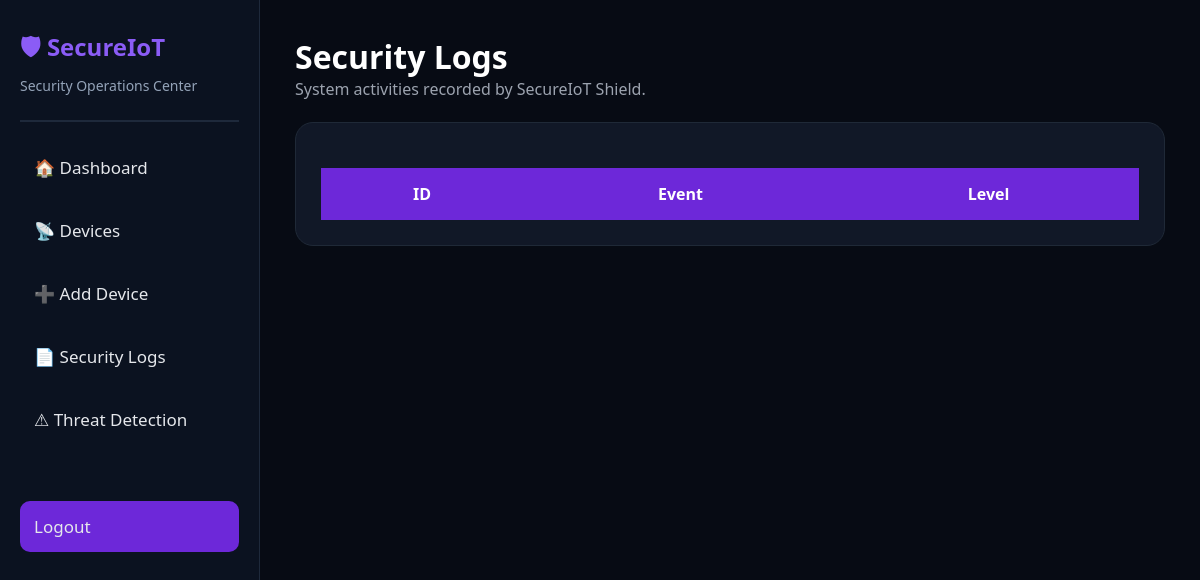
The page /security_logs (signed in) on the database as committed earlier.
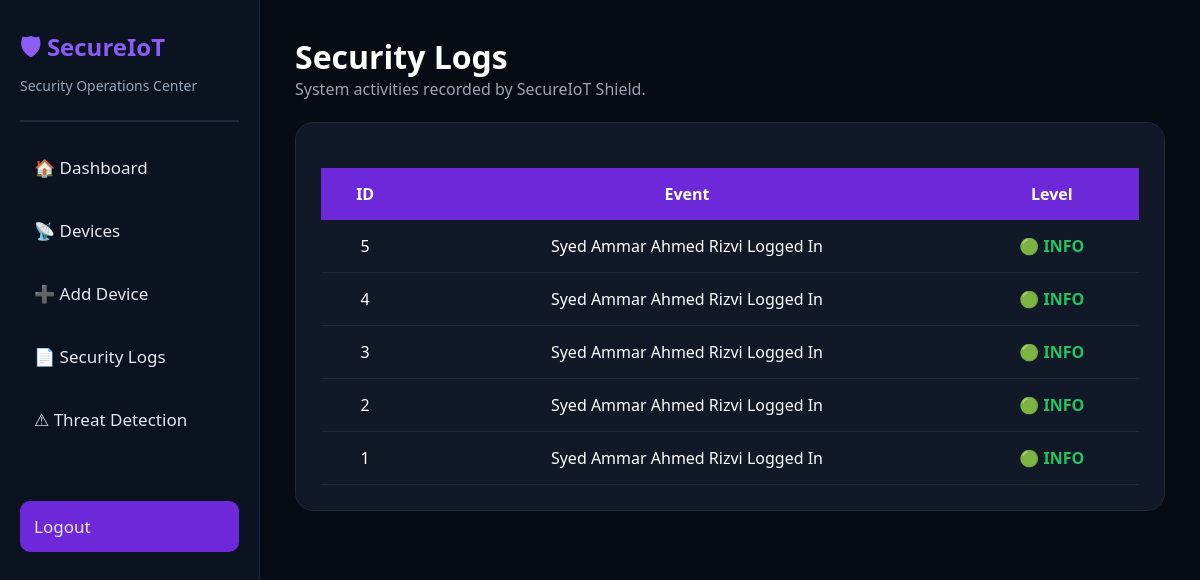
The same page on the database as committed later.
### app.py (models this page shows)
class SecurityLog(db.Model):
    id = db.Column(db.Integer, primary_key=True)
    event = db.Column(db.String(200))
    level = db.Column(db.String(50))

### app.py (the view)
@app.route("/security_logs")
def security_logs():
    if "user" not in session:
        return redirect("/login")
    logs = SecurityLog.query.order_by(SecurityLog.id.desc()).all()
    return render_template(
        "security_logs.html",
        logs=logs
    )

### templates/security_logs.html (shortened to what this page needs)
<!DOCTYPE html>
<html>
<head>
<link rel="stylesheet"
href="{{ url_for('static',filename='style.css') }}">
</head>
<body>
<div class="dashboard">
<div class="sidebar">
<h2>🛡 SecureIoT</h2>
<p>Security Operations Center</p>
<hr>
<a href="/dashboard">🏠 Dashboard</a>
<a href="/devices">📡 Devices</a>
<a href="/add_device">➕ Add Device</a>
<a href="/security_logs">📄 Security Logs</a>
<a href="/threat_detection">⚠ Threat Detection</a>
<br><br>
<a href="/logout" class="btn">Logout</a>
</div>
<div class="main">
<h1>Security Logs</h1>
<p style="color:#9CA3AF;">
System activities recorded by SecureIoT Shield.
</p>
<br>
<div class="card">
<table>
<tr>
<th>ID</th>
<th>Event</th>
<th>Level</th>
</tr>
{% for log in logs %}
<tr>
<td>{{ log.id }}</td>
<td>{{ log.event }}</td>
<td>
{% if log.level=="INFO" %}
<span style="color:#22C55E;font-weight:bold;">
🟢 INFO
</span>
{% elif log.level=="WARNING" %}
<span style="color:#000000;background:#FACC15;padding:4px 10px;border-radius:6px;font-weight:bold;">
⚠ WARNING
</span>
{% else %}
<span style="color:#EF4444;font-weight:bold;">
🔴 ALERT
</span>
{% endif %}
</td>
</tr>
{% endfor %}
</table>
</div>
</div>
</div>
</body>
</html>

### static/style.css (style rules this page uses)
* { margin:0; padding:0; box-sizing:border-box; font-family:Segoe UI,sans-serif; }
body { background:#070B14; color:white; }
.dashboard { display:flex; min-height:100vh; }
.sidebar { width:260px; background:#0B1220; border-right:1px solid #1E293B; padding:30px 20px; }
.sidebar h2 { color:#8B5CF6; margin-bottom:5px; }
.sidebar p { color:#94A3B8; font-size:14px; margin-bottom:25px; }
.sidebar hr { border:1px solid #1E293B; margin-bottom:20px; }
.sidebar a { display:block; padding:14px; margin-bottom:12px; text-decoration:none; color:#E5E7EB; border-radius:10px; transition:.3s; font-size:17px; }
.main { flex:1; padding:35px; }
.card { background:#111827; padding:25px; border-radius:18px; border:1px solid #1F2937; }
table { width:100%; border-collapse:collapse; margin-top:20px; }
table th { background:#6D28D9; padding:15px; }
table td { background:#111827; padding:15px; border-bottom:1px solid #1F2937; text-align:center; }
.btn { display:inline-block; padding:14px 25px; background:#6D28D9; border:none; border-radius:10px; text-decoration:none; color:white; cursor:pointer; transition:.3s; }

Rows that differ between the two databases and show on the page:
added SecurityLog: id "5", event "Syed Ammar Ahmed Rizvi Logged In", level "🟢 INFO"
added SecurityLog: id "4", event "Syed Ammar Ahmed Rizvi Logged In", level "🟢 INFO"
added SecurityLog: id "3", event "Syed Ammar Ahmed Rizvi Logged In", level "🟢 INFO"
added SecurityLog: id "2", event "Syed Ammar Ahmed Rizvi Logged In", level "🟢 INFO"
added SecurityLog: id "1", event "Syed Ammar Ahmed Rizvi Logged In", level "🟢 INFO"
